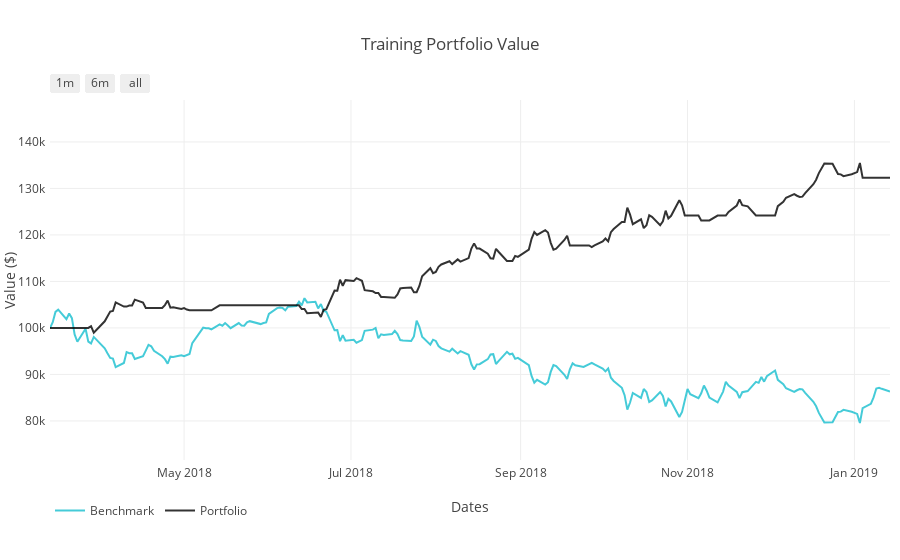

Notebook cell for this chart:
### Markdown cell above
## Plotting market simulator results

### Code cell
plot_norm_data = plot_norm_data_vertical_lines(
    df_orders,
    portvals,
    portvals_bm,
    vert_lines=False,
    title="Training Portfolio Value",
    xtitle="Dates",
    ytitle="Value ($)",
    output_type='nb')
iplot(plot_norm_data)

### Figure 1 — Plotly figure (JSON) as saved in the notebook; plotly's stock layout.template omitted (floating-point values rounded to 4 significant figures; data arrays with more than 128 entries replaced by an {"elided": "..."} marker saying what was removed)
{"data": [{"line": {"color": "#17BECF"}, "name": "Benchmark", "opacity": 0.8, "type": "scatter", "uid": "a3170b19-3209-4f40-b326-0c0bab65cddf", "x": {"elided": "212 str values"}, "y": {"elided": "212 int values"}}, {"line": {"color": "#000000"}, "name": "Portfolio", "opacity": 0.8, "type": "scatter", "uid": "c7fdba9b-27ba-4bde-8d3c-7d0c3c1779cf", "x": {"elided": "212 str values"}, "y": {"elided": "212 int values"}}], "layout": {"autosize": true, "legend": {"orientation": "h"}, "margin": {"b": 100, "l": 50, "pad": 4, "r": 10, "t": 100}, "showlegend": true, "title": {"text": "Training Portfolio Value"}, "xaxis": {"range": ["2018-03-13", "2019-01-14"], "rangeselector": {"buttons": [{"count": 1, "label": "1m", "step": "month", "stepmode": "backward"}, {"count": 6, "label": "6m", "step": "month", "stepmode": "backward"}, {"step": "all"}]}, "title": {"text": "Dates"}, "type": "date"}, "yaxis": {"range": [71604, 149017], "title": {"text": "Value ($)"}, "type": "linear"}}}
